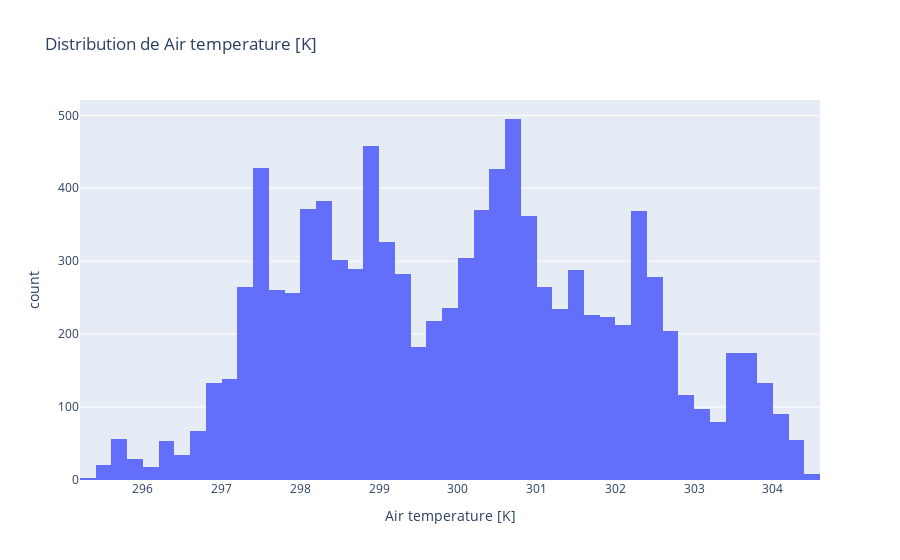
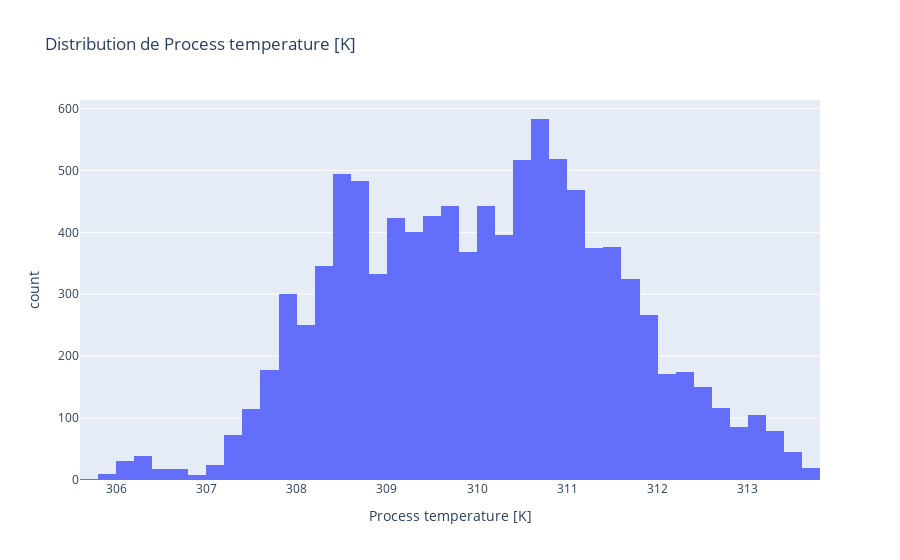
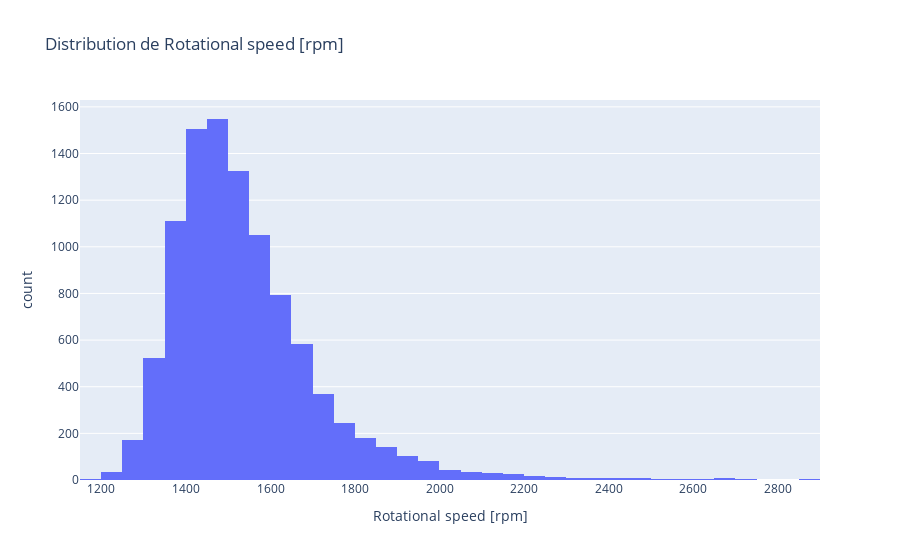
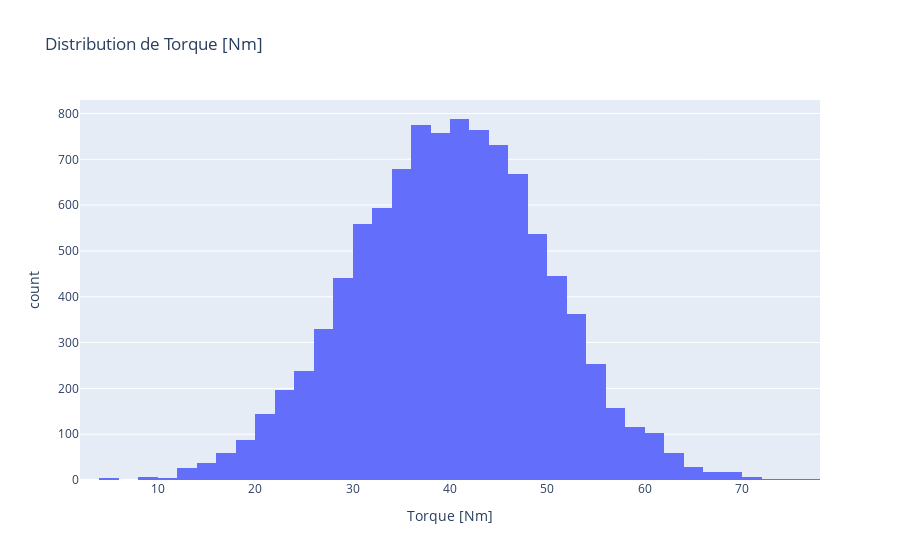

Notebook source saved alongside these figures, in order:
### Markdown cell above
VISUALISATION DES VARIABLES CAPTEURS

### Code cell
# Histogramme interactif pour chaque capteur
sensor_col = [
    "Air temperature [K]",
    "Process temperature [K]",
    "Rotational speed [rpm]",
    "Torque [Nm]",
    "Tool wear [min]"
]

for col in sensor_col:
    fig = px.histogram(df, x=col, nbins=50, title=f'Distribution de {col}')
    fig.show()

# Réparttion de la variable cible 'Machine Failure'
fig = px.pie(df, names='Machine failure', title='Répartition des défaillances')
fig.show()

# Corrélation entre variables et capteurs cibles (Heatmap interactive)
corr_matrix = df[sensor_col + ['Machine failure']].corr() 
fig = px.imshow(corr_matrix, text_auto=True, color_continuous_scale='Viridis', title='Matrice de corrélation capteurs / Machine failure')
fig.show()

# Scatter plot pour comparer capteurs entre eux
fig = px.scatter(df, x='Rotational speed [rpm]', y='Torque [Nm]',
                 color='Machine failure', title='Rotational speed vs Torque')
fig.show()

# 5️⃣ Scatter matrix pour visualiser toutes les relations entre capteurs
fig = px.scatter_matrix(df,
                        dimensions=sensor_col,
                        color='Machine failure',
                        title='Relations entre capteurs')
fig.update_traces(diagonal_visible=False)
fig.show()

### Figure 1 — Plotly figure (JSON) as saved in the notebook; plotly's stock layout.template omitted (floating-point values rounded to 4 significant figures; data arrays with more than 128 entries replaced by an {"elided": "..."} marker saying what was removed)
{"data": [{"bingroup": "x", "hovertemplate": "Air temperature [K]=%{x}<br>count=%{y}<extra></extra>", "legendgroup": "", "marker": {"color": "#636efa", "pattern": {"shape": ""}}, "name": "", "nbinsx": 50, "orientation": "v", "showlegend": false, "type": "histogram", "x": {"elided": "10000 float values"}, "xaxis": "x", "yaxis": "y"}], "layout": {"barmode": "relative", "legend": {"tracegroupgap": 0}, "title": {"text": "Distribution de Air temperature [K]"}, "xaxis": {"anchor": "y", "domain": [0, 1], "title": {"text": "Air temperature [K]"}}, "yaxis": {"anchor": "x", "domain": [0, 1], "title": {"text": "count"}}}}

### Figure 2 — Plotly figure (JSON) as saved in the notebook; plotly's stock layout.template omitted (floating-point values rounded to 4 significant figures; data arrays with more than 128 entries replaced by an {"elided": "..."} marker saying what was removed)
{"data": [{"bingroup": "x", "hovertemplate": "Process temperature [K]=%{x}<br>count=%{y}<extra></extra>", "legendgroup": "", "marker": {"color": "#636efa", "pattern": {"shape": ""}}, "name": "", "nbinsx": 50, "orientation": "v", "showlegend": false, "type": "histogram", "x": {"elided": "10000 float values"}, "xaxis": "x", "yaxis": "y"}], "layout": {"barmode": "relative", "legend": {"tracegroupgap": 0}, "title": {"text": "Distribution de Process temperature [K]"}, "xaxis": {"anchor": "y", "domain": [0, 1], "title": {"text": "Process temperature [K]"}}, "yaxis": {"anchor": "x", "domain": [0, 1], "title": {"text": "count"}}}}

### Figure 3 — Plotly figure (JSON) as saved in the notebook; plotly's stock layout.template omitted (floating-point values rounded to 4 significant figures; data arrays with more than 128 entries replaced by an {"elided": "..."} marker saying what was removed)
{"data": [{"bingroup": "x", "hovertemplate": "Rotational speed [rpm]=%{x}<br>count=%{y}<extra></extra>", "legendgroup": "", "marker": {"color": "#636efa", "pattern": {"shape": ""}}, "name": "", "nbinsx": 50, "orientation": "v", "showlegend": false, "type": "histogram", "x": {"elided": "10000 int values"}, "xaxis": "x", "yaxis": "y"}], "layout": {"barmode": "relative", "legend": {"tracegroupgap": 0}, "title": {"text": "Distribution de Rotational speed [rpm]"}, "xaxis": {"anchor": "y", "domain": [0, 1], "title": {"text": "Rotational speed [rpm]"}}, "yaxis": {"anchor": "x", "domain": [0, 1], "title": {"text": "count"}}}}

### Figure 4 — Plotly figure (JSON) as saved in the notebook; plotly's stock layout.template omitted (floating-point values rounded to 4 significant figures; data arrays with more than 128 entries replaced by an {"elided": "..."} marker saying what was removed)
{"data": [{"bingroup": "x", "hovertemplate": "Torque [Nm]=%{x}<br>count=%{y}<extra></extra>", "legendgroup": "", "marker": {"color": "#636efa", "pattern": {"shape": ""}}, "name": "", "nbinsx": 50, "orientation": "v", "showlegend": false, "type": "histogram", "x": {"elided": "10000 float values"}, "xaxis": "x", "yaxis": "y"}], "layout": {"barmode": "relative", "legend": {"tracegroupgap": 0}, "title": {"text": "Distribution de Torque [Nm]"}, "xaxis": {"anchor": "y", "domain": [0, 1], "title": {"text": "Torque [Nm]"}}, "yaxis": {"anchor": "x", "domain": [0, 1], "title": {"text": "count"}}}}
